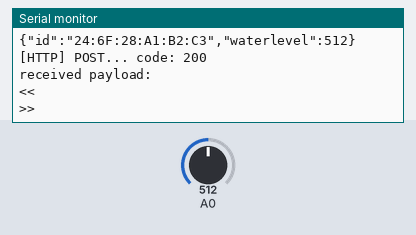
Simulated run of this sketch. Board: ESP8266 (NodeMCU). On the bench: the last lines printed to the serial monitor. The inputs (shaded band) are chosen by the test bench; at power-on: A0 = 512. WiFi joins after 1.5 s; servers stay silent unless stated; uploads are accepted with an empty reply.

Above: at 2.9 s.
3.0 s: A0 set to 716
At 8.08 s:
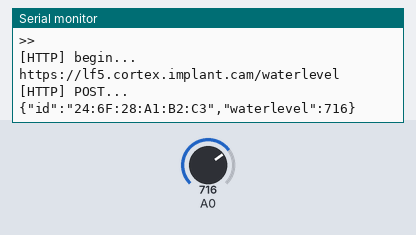
9.9 s: A0 set to 900
At 14.28 s:
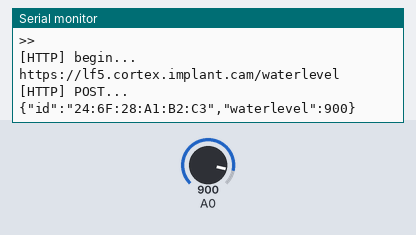

Measured:
- after the input at 3.0 s, the serial monitor: prints a new line after 4.9 s (image 1)
- after the input at 9.9 s, the serial monitor: prints a new line after 4.2 s (image 2)

The sketch:

MCU_WaterLevel.ino
```cpp
#include <ESP8266WiFi.h>
#include <ESP8266HTTPClient.h>

/* this can be run with an emulated server on host:
        cd esp8266-core-root-dir
        cd tests/host
        make ../../libraries/ESP8266WebServer/examples/PostServer/PostServer
        bin/PostServer/PostServer
   then put your PC's IP address in SERVER_IP below, port 9080 (instead of default 80):
*/
//#define SERVER_IP "10.0.1.7:9080" // PC address with emulation on host
//#define SERVER_IP "api.cortex.implant.cam"
String SERVER_IP = "lf5.cortex.implant.cam";
#ifndef STASSID
String STASSID = "LF7JCH";
String STAPSK = "LF7CH!!";
#endif

int delayValue = 6000;

void setup() {

  Serial.begin(115200);

  Serial.println();
  Serial.println();
  Serial.println();


  WiFi.begin(STASSID);

  Serial.println(WiFi.macAddress());

  while (WiFi.status() != WL_CONNECTED) {
    delay(500);
    Serial.print(".");
  }
  Serial.println("");
  Serial.print("Connected! IP address: ");
  Serial.println(WiFi.localIP());


//  String serverPath = "http://" + SERVER_IP+"/register";
//  String delayJSON = httpGETRequest(serverPath);
//  JSONVar myObject = JSON.parse(delayJSON);
if ((WiFi.status() == WL_CONNECTED)) {

    WiFiClient client;
    HTTPClient http;

    Serial.print("[HTTP] begin...\n");
    // configure traged server and url
    String waterLevelURL = "https://" +SERVER_IP+ "/register ";
    Serial.println(waterLevelURL);
    http.begin(client, waterLevelURL);  // HTTP
    http.addHeader("Content-Type", "application/json");

    Serial.print("[HTTP] POST...\n");
    // start connection and send HTTP header and body
    String postString = "{\"id\":\""+String(WiFi.macAddress())+"\",\"name\":\"NodeMCU\"}";
    Serial.println(postString);
    int httpCode = http.POST(postString);

    // httpCode will be negative on error
    if (httpCode > 0) {
      // HTTP header has been send and Server response header has been handled
      Serial.printf("[HTTP] POST... code: %d\n", httpCode);

      // file found at server
      if (httpCode == HTTP_CODE_OK) {
        const String& payload = http.getString();
        Serial.println("received payload:\n<<");
        Serial.println(payload);
        Serial.println(">>");
      }
    } else {
      Serial.printf("[HTTP] POST... failed, error: %s\n", http.errorToString(httpCode).c_str());
    }

    http.end();
  }

}

void loop() {
  // wait for WiFi connection
  if ((WiFi.status() == WL_CONNECTED)) {

    WiFiClient client;
    HTTPClient http;

    Serial.print("[HTTP] begin...\n");
    // configure traged server and url
    String waterLevelURL = "https://" +SERVER_IP+ "/waterlevel ";
    Serial.println(waterLevelURL);
    http.begin(client, waterLevelURL);  // HTTP
    http.addHeader("Content-Type", "application/json");

    Serial.print("[HTTP] POST...\n");
    // start connection and send HTTP header and body
    String postString = "{\"id\":\""+String(WiFi.macAddress())+"\",\"waterlevel\":"+analogRead(A0)+"}";
    Serial.println(postString);
    int httpCode = http.POST(postString);

    // httpCode will be negative on error
    if (httpCode > 0) {
      // HTTP header has been send and Server response header has been handled
      Serial.printf("[HTTP] POST... code: %d\n", httpCode);

      // file found at server
      if (httpCode == HTTP_CODE_OK) {
        const String& payload = http.getString();
        Serial.println("received payload:\n<<");
        Serial.println(payload);
        Serial.println(">>");
      }
    } else {
      Serial.printf("[HTTP] POST... failed, error: %s\n", http.errorToString(httpCode).c_str());
    }

    http.end();
  }

  delay(delayValue);
}
```
